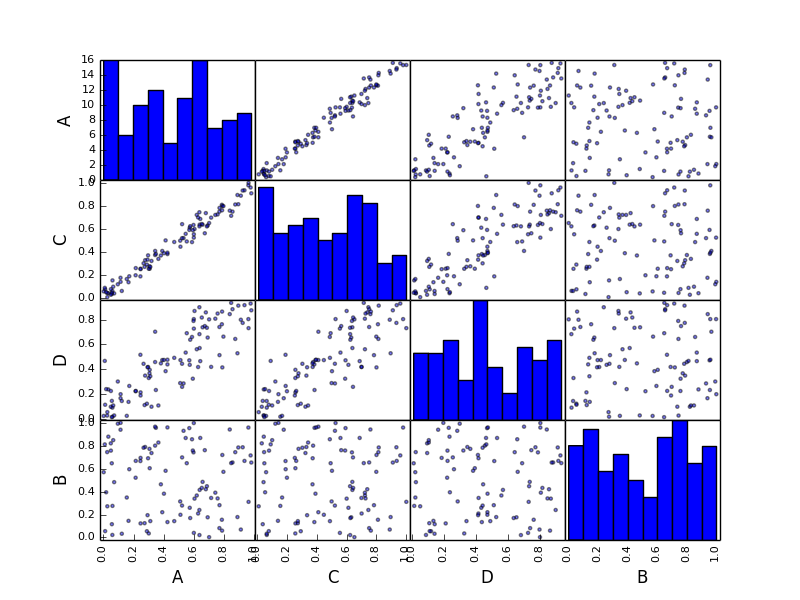

Write Python code to recreate this figure.
import csv
import os
import datetime
from datetime import datetime
import pandas as pd
import pandas.io.data
from pandas.tools.plotting import scatter_matrix
import matplotlib.pyplot as plt
import sys

# csvFile = sys.argv[1]

def openFile(filename):
	
	df_genes = pd.read_csv(filename)
	df_genes2 = df_genes[['A', 'C', 'D', 'B']]
	
	# print df_genes2.head()
	# plt.show()
	gene_scatter = pd.scatter_matrix(df_genes2)
	gene_scatter
	plt.show()
	
	
if __name__ == '__main__':
	
	openFile(sys.argv[1])
